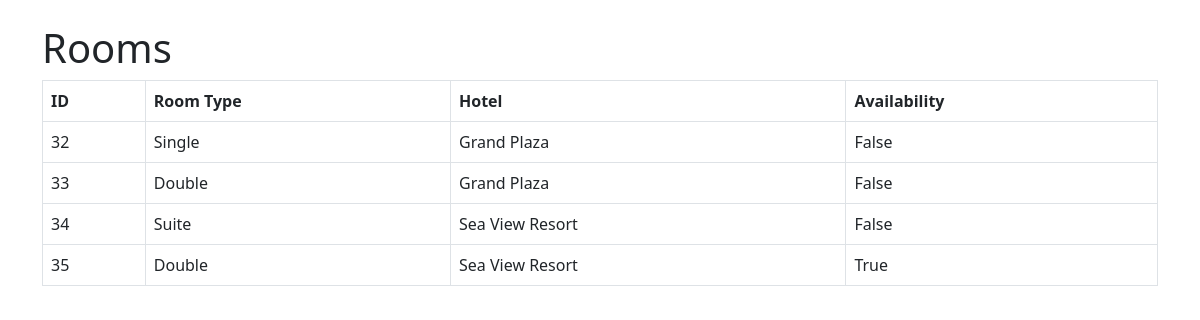
The app's page /list_rooms/ with its own data.
### booking/models.py (models this page shows, shortened)
class Room(models.Model):
    hotel = models.ForeignKey(Hotel, on_delete=models.CASCADE, related_name='rooms')
    room_type = models.CharField(max_length=100)
    price = models.DecimalField(max_digits=8, decimal_places=2)
    availability = models.BooleanField(default=True)

class Hotel(models.Model):
    name = models.CharField(max_length=200)
    location = models.CharField(max_length=200)
    description = models.TextField()
    image = models.ImageField(upload_to='hotel_images/', blank=True, null=True)
    rating = models.DecimalField(max_digits=3, decimal_places=2, default=0.0)
    amenities = models.JSONField(default=list, blank=True)

### booking/views.py (the view)
# urls.py: path('list_rooms/', views.list_rooms, name='list_rooms'),
def list_rooms(request):
    rooms = Room.objects.all()
    return render(request, 'booking/list_rooms.html', {'rooms': rooms})

### booking/templates/booking/list_rooms.html (shortened to what this page needs)
<!DOCTYPE html>
<html>
<head>
    <link href="https://cdn.jsdelivr.net/npm/bootstrap@5.3.0/dist/css/bootstrap.min.css" rel="stylesheet">
</head>
<body>
<div class="container mt-4">
    <h1>Rooms</h1>
    <table class="table table-bordered">
        <thead>
            <tr>
                <th>ID</th>
                <th>Room Type</th>
                <th>Hotel</th>
                <th>Availability</th>
            </tr>
        </thead>
        <tbody>
            {% for room in rooms %}
            <tr>
                <td>{{ room.id }}</td>
                <td>{{ room.room_type }}</td>
                <td>{{ room.hotel.name }}</td>
                <td>{{ room.availability }}</td>
            </tr>
            {% endfor %}
        </tbody>
    </table>
</div>
</body>
</html>

### records on screen
Room: id "32", room_type "Single", hotel.name "Grand Plaza", availability "False"
Room: id "33", room_type "Double", hotel.name "Grand Plaza", availability "False"
Room: id "34", room_type "Suite", hotel.name "Sea View Resort", availability "False"
Room: id "35", room_type "Double", hotel.name "Sea View Resort", availability "True"
